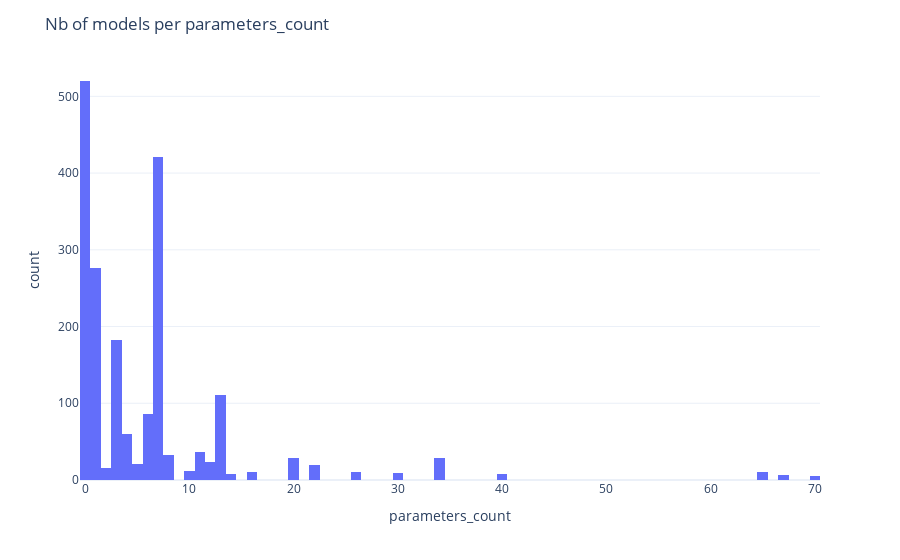

Write notebook code for a chart like this one.
### Code cell
#
import plotly.express as px

fig = px.histogram(llm_perf_df, x="parameters_count")
fig.update_layout(title = 'Nb of models per parameters_count', template='plotly_white')
fig.show()

### Figure 1 — Plotly figure (JSON) as saved in the notebook; plotly's stock layout.template omitted (floating-point values rounded to 4 significant figures; data arrays with more than 128 entries replaced by an {"elided": "..."} marker saying what was removed)
{"data": [{"alignmentgroup": "True", "bingroup": "x", "hovertemplate": "parameters_count=%{x}<br>count=%{y}<extra></extra>", "legendgroup": "", "marker": {"color": "#636efa", "pattern": {"shape": ""}}, "name": "", "offsetgroup": "", "orientation": "v", "showlegend": false, "type": "histogram", "x": {"elided": "1944 float values"}, "xaxis": "x", "yaxis": "y"}], "layout": {"barmode": "relative", "legend": {"tracegroupgap": 0}, "margin": {"t": 60}, "title": {"text": "Nb of models per parameters_count"}, "xaxis": {"anchor": "y", "domain": [0, 1], "title": {"text": "parameters_count"}}, "yaxis": {"anchor": "x", "domain": [0, 1], "title": {"text": "count"}}}}
